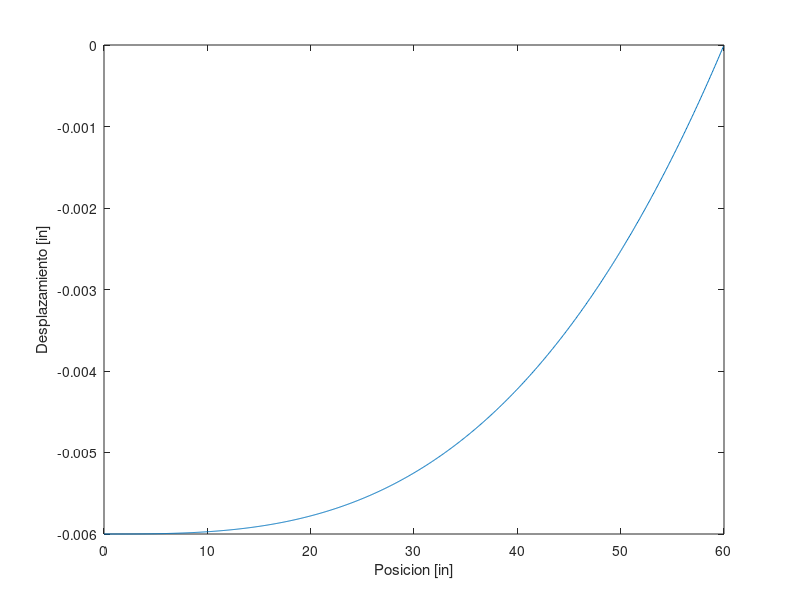

Here is the MATLAB script that generated this plot:

% TIEMPOS
timebs=0.001191; % Tiempo promedio para efectuar K\R con 10k nodos

clear all
pause(1);
E=30e6;
L=60;%in
A=2; %in^2
q=@(x) -10*x; %lb/in
N=1000;
Ne=N-1;
h=L/Ne;
k=E/h*A;
tic
nodos=[0:h:L];
elementos=zeros(Ne,2);
for i=1:Ne
    elementos(i,1)=i;
    elementos(i,2)=i+1;
end

kG=sparse(N,N);

for i=1:Ne
    
    ke=k*[1 -1;-1 1];
    kG(elementos(i,:),elementos(i,:))=kG(elementos(i,:),elementos(i,:))+ke;
end
% CB=zeros(1,N);
R=zeros(N,1);
%Metodo parado sobre elementos
for i=1:Ne
    x=(i-1)*h;
    Atri=h/2*(q(x+h)-q(x));
    Acuadr=h*q(x);
    R(i)=R(i)+Acuadr/2+Atri/3;
    R(i+1)=Acuadr/2+Atri*2/3;
end

% for i=2:N-1 %Metodos conceptualmente incorrectos.
% %     Metodo Parado arriba de nodo. Promedio entre entrenodos
% %     x=h*i;
% %     R(i)=h/2*(q(x-h/2)+q(x+h/2));
%     
% %     Metodo entre-nodos;
% %     x=h*(i-1)-h/2;
% %     R(i)=h/2*(q(x)+q(x+h));
% %     son la misma cosa.
% end

P=q(L)*L/2;
% R(1)=q(h/2)*h/4;
R(end)=P;
Rr=R;
R=R(1:end-1);
K=kG(1:end-1,1:end-1);

% opts.POSDEF=true;
% U2= linsolve(K,R,opts);
U=K\R;
% upper=chol(K);
% Uc=(upper\(upper\eye(N-1))')*R;
% U=upper*(upper)
toc
plot(nodos(1:Ne),U);

xlabel('Posicion [in]');
ylabel('Desplazamiento [in]')

    